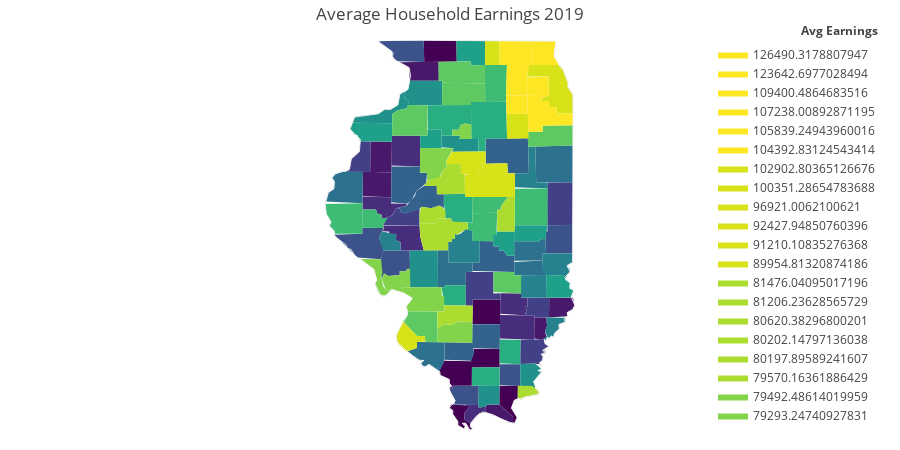

This figure's notebook cell:
### Markdown cell above
I then construct a choropleth for average household earnings. We can see that the counties with the highest average household earnings lie in the northeast corner of Illinois, where Lake, Kendall, Cook and Dupage county are. The distribution of colors in the choropleth for average household earnings appears similar to our first choropleth on enrolled/employed individuals, although there may not be a direct relationship between the two variables.

### Code cell
fig_earnings = ff.create_choropleth(fips=df_earnings.index, scope=['Illinois'], values=df_earnings.Avg_Household_Earnings,
                           title='Average Household Earnings 2019', legend_title='Avg Earnings')
fig_earnings.layout.template = None
fig_earnings.show()
